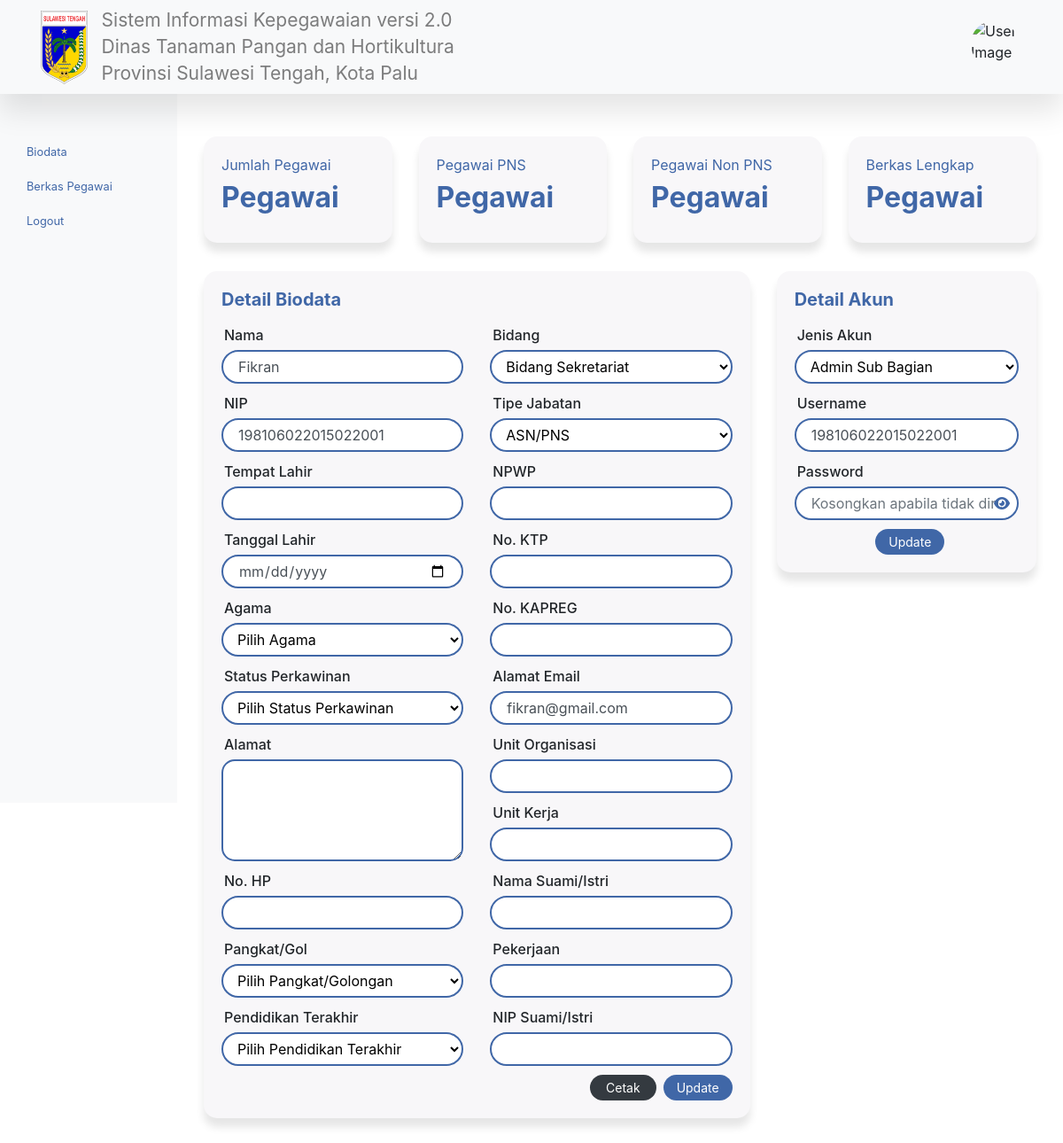
/detail-pegawai.php?pegawai_id=2, run on the app's committed database.
### tables this page shows
CREATE TABLE `tb_pegawai` (
  `pegawai_id` int(11) NOT NULL,
  `role_id` int(11) NOT NULL,
  `jabatan_id` int(11) NOT NULL,
  `nama_lengkap` varchar(50) NOT NULL,
  `bidang` varchar(50) NOT NULL,
  `nip_pegawai` varchar(50) NOT NULL,
  `password_pegawai` varchar(255) NOT NULL,
  `tmp_lahir_pegawai` varchar(50) NOT NULL,
  `tgl_lahir_pegawai` date NOT NULL,
  `agama_pegawai` varchar(50) NOT NULL,
  `status_perkawinan` varchar(50) NOT NULL,
  `no_hp_pegawai` varchar(50) NOT NULL,
  `pangkat_pegawai` varchar(50) NOT NULL,
  `pendidikan_terakhir` varchar(50) NOT NULL,
  `npwp_pegawai` varchar(50) NOT NULL,
  `ktp_pegawai` varchar(50) NOT NULL,
  `kapreg_pegawai` varchar(50) NOT NULL,
  `email_pegawai` varchar(50) NOT NULL,
  `unit_organisasi` varchar(50) NOT NULL,
  `unit_kerja` varchar(50) NOT NULL,
  `nama_suami_istri` varchar(50) NOT NULL,
  `pekerjaan` varchar(50) NOT NULL,
  `nip_suami_istri` varchar(50) NOT NULL,
  `alamat_pegawai` text NOT NULL,
  `img_dir` varchar(50) NOT NULL
);

CREATE TABLE `tb_jabatan` (
  `jabatan_id` int(11) NOT NULL,
  `nama_jabatan` varchar(50) NOT NULL
);

CREATE TABLE `tb_role` (
  `role_id` int(11) NOT NULL,
  `role` varchar(50) NOT NULL
);

### detail-pegawai.php (the view, shortened to what this page needs)
<?php
    require 'layouts/header.php';
    require 'layouts/navbar.php';
    require 'layouts/sidebar.php';
    $pegawaiID = $_GET["pegawai_id"];
    $sqlPegawai = mysqli_query($conn, "SELECT * FROM tb_pegawai WHERE pegawai_id = '$pegawaiID'");
    $dataPegawai = mysqli_fetch_assoc($sqlPegawai);
?>
<main role="main" class="col-md-9 ml-sm-auto col-lg-10 main-content">
    <?php require_once 'layouts/data-pegawai.php'; ?>
    <div class="row mt-3">
        <div class="col-lg-8">
            <div class="card form-input">
                <div class="card-body">
                    <h5 class="mb-3">Detail Biodata</h5>
                    <form action="pegawai/ubah_detail_pegawai.php" method="POST">
                        <div class="row">
                            <div class="col-lg-6">
                                <div class="form-group">
                                    <label for="nama_lengkap">Nama</label>
                                    <input type="text" class="form-control" id="nama_lengkap" name="nama_lengkap" value="<?= $dataPegawai["nama_lengkap"]; ?>" autocomplete="off">
                                </div>
                                <div class="form-group">
                                    <label for="nip_pegawai">NIP</label>
                                    <input type="text" class="form-control" id="nip_pegawai" name="nip_pegawai" value="<?= $dataPegawai["nip_pegawai"]; ?>" autocomplete="off">
                                </div>
                                <div class="form-group">
                                    <label for="tmp_lahir_pegawai">Tempat Lahir</label>
                                    <input type="text" class="form-control" id="tmp_lahir_pegawai" name="tmp_lahir_pegawai" value="<?= $dataPegawai["tmp_lahir_pegawai"]; ?>" autocomplete="off">
                                </div>
                                <div class="form-group">
                                    <label for="tgl_lahir_pegawai">Tanggal Lahir</label>
                                    <input type="date" class="form-control" id="tgl_lahir_pegawai" name="tgl_lahir_pegawai" value="<?= $dataPegawai["tgl_lahir_pegawai"]; ?>" autocomplete="off">
                                </div>
                                <div class="form-group">
                                    <label for="agama_pegawai">Agama</label>
                                    <select class="form-control" name="agama_pegawai" id="agama_pegawai">
                                        <option value="">Pilih Agama</option>
                                    </select>
                                </div>
                                <div class="form-group">
                                    <label for="status_perkawinan">Status Perkawinan</label>
                                    <select class="form-control" name="status_perkawinan" id="status_perkawinan">
                                        <option value="" disabled selected>Pilih Status Perkawinan</option>
                                    </select>
                                </div>
                                <div class="form-group">
                                    <label for="alamat_pegawai">Alamat</label>
                                    <textarea class="form-control" name="alamat_pegawai" id="alamat_pegawai" autocomplete="off"><?= $dataPegawai["alamat_pegawai"]; ?></textarea>
                                </div>
                                <div class="form-group">
                                    <label for="no_hp_pegawai">No. HP</label>
                                    <input type="text" class="form-control" id="no_hp_pegawai" name="no_hp_pegawai" value="<?= $dataPegawai["no_hp_pegawai"]; ?>" autocomplete="off">
                                </div>
                                <div class="form-group">
                                    <label for="pangkat_pegawai">Pangkat/Gol</label>
                                    <select class="form-control" name="pangkat_pegawai" id="pangkat_pegawai">
                                        <option value="" disabled selected>Pilih Pangkat/Golongan</option>
                                    </select>
                                </div>
                                <div class="form-group">
                                    <label for="pendidikan_terakhir">Pendidikan Terakhir</label>
                                    <select class="form-control" name="pendidikan_terakhir" id="pendidikan_terakhir">
                                        <option value="" disabled selected>Pilih Pendidikan Terakhir</option>
                                    </select>
                                </div>
                            </div>
                            <div class="col-lg-6">
                                <div class="form-group">
                                    <label for="bidang">Bidang</label>
                                    <select class="form-control" name="bidang" id="bidang" required>
                                        <option value="Bidang Sekretariat" <?= ($dataPegawai["bidang"] == "Bidang Sekretariat") ? "selected" : ""; ?>>Bidang Sekretariat</option>
                                    </select>
                                </div>
                                <div class="form-group">
                                    <label for="jabatan_id">Tipe Jabatan</label>
                                    <select class="form-control" name="jabatan_id" id="jabatan_id">
                                        <?php
                                            $sqlJabatan = mysqli_query($conn, "SELECT * FROM tb_jabatan");
                                            while($jabatan = mysqli_fetch_assoc($sqlJabatan)){
                                        ?>
                                            <option value="<?= $jabatan["jabatan_id"]; ?>" <?= ($dataPegawai["jabatan_id"] == $jabatan["jabatan_id"]) ? "selected" : ""; ?>><?= $jabatan["nama_jabatan"]; ?></option>
                                        <?php
                                            }
                                        ?>
                                    </select>
                                </div>
                                <div class="form-group">
                                    <label for="npwp_pegawai">NPWP</label>
                                    <input type="text" class="form-control" id="npwp_pegawai" name="npwp_pegawai" value="<?= $dataPegawai["npwp_pegawai"]; ?>" autocomplete="off">
                                </div>
                                <div class="form-group">
                                    <label for="ktp_pegawai">No. KTP</label>
                                    <input type="text" class="form-control" id="ktp_pegawai" name="ktp_pegawai" value="<?= $dataPegawai["ktp_pegawai"]; ?>" autocomplete="off">
                                </div>
                                <div class="form-group">
                                    <label for="kapreg_pegawai">No. KAPREG</label>
                                    <input type="text" class="form-control" id="kapreg_pegawai" name="kapreg_pegawai" value="<?= $dataPegawai["kapreg_pegawai"]; ?>" autocomplete="off">
                                </div>
                                <div class="form-group">
                                    <label for="email_pegawai">Alamat Email</label>
                                    <input type="text" class="form-control" id="email_pegawai" name="email_pegawai" value="<?= $dataPegawai["email_pegawai"]; ?>" autocomplete="off">
                                </div>
                                <div class="form-group">
                                    <label for="unit_organisasi">Unit Organisasi</label>
                                    <input type="text" class="form-control" id="unit_organisasi" name="unit_organisasi" value="<?= $dataPegawai["unit_organisasi"]; ?>" autocomplete="off">
                                </div>
                                <div class="form-group">
                                    <label for="unit_kerja">Unit Kerja</label>
                                    <input type="text" class="form-control" id="unit_kerja" name="unit_kerja" value="<?= $dataPegawai["unit_kerja"]; ?>" autocomplete="off">
                                </div>
                                <div class="form-group">
                                    <label for="nama_suami_istri">Nama Suami/Istri</label>
                                    <input type="text" class="form-control" id="nama_suami_istri" name="nama_suami_istri" value="<?= $dataPegawai["nama_suami_istri"]; ?>" autocomplete="off">
                                </div>
                                <div class="form-group">
                                    <label for="pekerjaan">Pekerjaan</label>
                                    <input type="text" class="form-control" id="pekerjaan" name="pekerjaan" value="<?= $dataPegawai["pekerjaan"]; ?>" autocomplete="off">
                                </div>
                                <div class="form-group">
                                    <label for="nip_suami_istri">NIP Suami/Istri</label>
                                    <input type="text" class="form-control" id="nip_suami_istri" name="nip_suami_istri" value="<?= $dataPegawai["nip_suami_istri"]; ?>" autocomplete="off">
                                </div>
                                <div class="d-flex justify-content-end">
                                    <a href="#" class="btn btn-sm btn-dark">Cetak</a>
                                    <button type="submit" class="btn btn-sm btn-primary ml-2" name="ubah">Update</button>
                                </div>
                            </div>
                        </div>
                    </form>
                </div>
            </div>
        </div>
        <div class="col-lg-4">
            <div class="card form-input">
                <div class="card-body">
                    <h5 class="mb-3">Detail Akun</h5>
                    <form action="pegawai/ubah_detail_akun.php" method="POST">
                        <div class="form-group">
                            <label for="role_id">Jenis Akun</label>
                            <select class="form-control" name="role_id" id="role_id">
                                <?php
                                    $sqlRole = mysqli_query($conn, "SELECT * FROM tb_role");
                                    while($role = mysqli_fetch_assoc($sqlRole)){
                                ?>
                                    <option value="<?= $role["role_id"]; ?>" <?= ($dataPegawai["role_id"] == $role["role_id"]) ? "selected" : ""; ?>><?= $role["role"]; ?></option>
                                <?php
                                    }
                                ?>
                            </select>
                        </div>
                        <div class="form-group">
                            <label for="nip_pegawai">Username</label>
                            <input type="text" class="form-control" id="nip_pegawai" name="nip_pegawai" value="<?= $dataPegawai["nip_pegawai"]; ?>" autocomplete="off">
                        </div>
                        <div class="form-group">
                            <label for="password">Password</label>
                            <div class="password-wrapper">
                                <input type="password" class="form-control" id="password" name="password" placeholder="Kosongkan apabila tidak dirubah" autocomplete="off">
                                <i class="fas fa-eye toggle-password" id="togglePassword"></i>
                            </div>
                        </div>
                        <div class="text-center">
                            <button type="submit" class="btn btn-sm btn-primary ml-2" name="ubah_akun">Update</button>
                        </div>
                    </form>
                </div>
            </div>
        </div>
    </div>
</main>
<?php
    require 'layouts/footer.php';
?>

### assets/css/style.css (style rules this page uses)
.main-content { padding: 30px; margin-top: 18px; }
.card { text-align: left; border-radius: 15px; background-color: #F8F7F9; border: none; box-shadow: 0 10px 10px rgba(0,0,0,0.1); }
.form-input input { height: 15px; border-radius: 30px; border: 2px solid #4067A7; padding: 17px; box-sizing: border-box; }
.form-input .password-wrapper { position: relative; }
.form-input .password-wrapper .toggle-password { position: absolute; top: 50%; right: 10px; transform: translateY(-50%); cursor: pointer; color: #4067A7; }
.form-input select { height: 15px; border-radius: 30px; border: 2px solid #4067A7; box-sizing: border-box; color: #000!important; }
.form-input textarea { height: 115px; border-radius: 15px; border: 2px solid #4067A7; padding: 15px; box-sizing: border-box; }
.form-input label { margin-bottom: 5px; font-weight: 500; margin-left: 3px; }
.form-group { margin-bottom: 10px; }
.btn-primary { background-color: #4067A7; outline: none; border: none; border-radius: 30px; padding-left: 15px; padding-right: 15px; }
.btn-dark { outline: none; border: none; border-radius: 30px; padding-left: 18px; padding-right: 18px; }
h5 { color: #4067A7; font-weight: bold; }

### data on the page
tb_pegawai: nama_lengkap "Fikran", nip_pegawai "198106022015022001", bidang "Bidang Sekretariat", jabatan_id "ASN/PNS", email_pegawai "fikran@gmail.com", role_id "Admin Sub Bagian"
